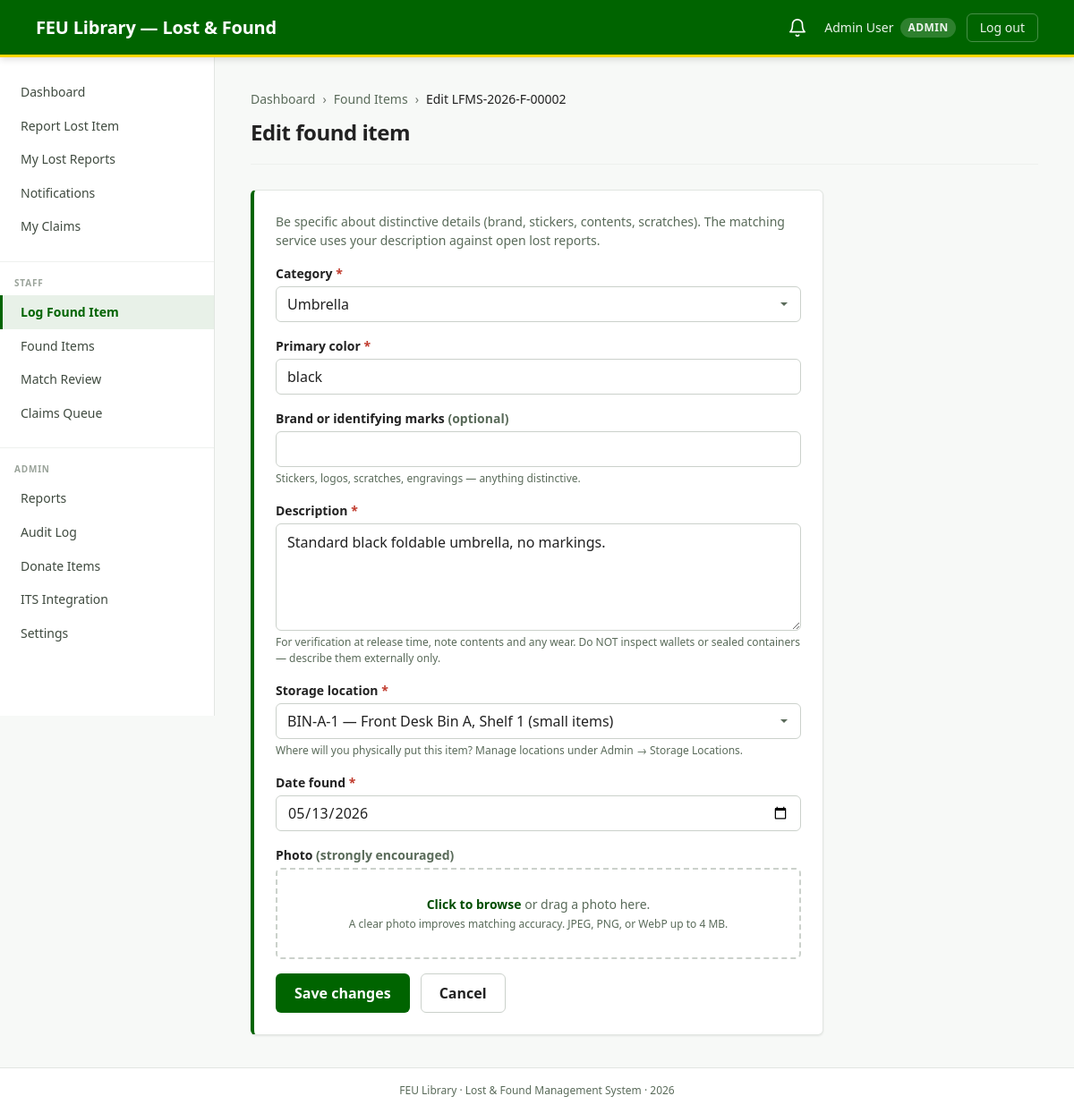
The page /index.php?p=found.new&id=2 (signed in) on the database its author committed.
### tables this page shows
CREATE TABLE accounts (
  id              INT UNSIGNED       NOT NULL AUTO_INCREMENT,
  role            ENUM('user','staff','admin') NOT NULL,
  user_type       ENUM('student','faculty')    NULL,             
  full_name       VARCHAR(150)       NOT NULL,
  id_number       VARCHAR(50)        NOT NULL,                   
  email           VARCHAR(255)       NOT NULL,
  password_hash   VARCHAR(255)       NOT NULL,                   
  is_active       TINYINT(1)         NOT NULL DEFAULT 1,
  created_at      DATETIME           NOT NULL DEFAULT CURRENT_TIMESTAMP,
  updated_at      DATETIME           NOT NULL DEFAULT CURRENT_TIMESTAMP
                                              ON UPDATE CURRENT_TIMESTAMP,
  PRIMARY KEY (id),
  UNIQUE KEY uq_accounts_email     (email),
  UNIQUE KEY uq_accounts_id_number (id_number),
  KEY idx_accounts_role            (role)
);

CREATE TABLE found_reports (
  id                       INT UNSIGNED       NOT NULL AUTO_INCREMENT,
  ref_number               VARCHAR(30)        NOT NULL,
  finder_account_id        INT UNSIGNED       NOT NULL,          
  category                 VARCHAR(50)        NOT NULL,
  color                    VARCHAR(50)        NOT NULL,
  brand                    VARCHAR(100)       NULL,
  description              TEXT               NOT NULL,
  storage_location_id      INT UNSIGNED       NOT NULL,
  date_found               DATE               NOT NULL,
  status                   ENUM('open','matched','claimed','released','expired','donated')
                                              NOT NULL DEFAULT 'open',
  created_at               DATETIME           NOT NULL DEFAULT CURRENT_TIMESTAMP,
  updated_at               DATETIME           NOT NULL DEFAULT CURRENT_TIMESTAMP
                                                       ON UPDATE CURRENT_TIMESTAMP,
  PRIMARY KEY (id),
  UNIQUE KEY uq_found_ref (ref_number),
  KEY idx_found_finder    (finder_account_id),
  KEY idx_found_storage   (storage_location_id),
  KEY idx_found_status    (status),
  KEY idx_found_category  (category),
  CONSTRAINT fk_found_finder
    FOREIGN KEY (finder_account_id)   REFERENCES accounts(id)          ON DELETE RESTRICT,
  CONSTRAINT fk_found_storage
    FOREIGN KEY (storage_location_id) REFERENCES storage_locations(id) ON DELETE RESTRICT
);

CREATE TABLE storage_locations (
  id              INT UNSIGNED       NOT NULL AUTO_INCREMENT,
  code            VARCHAR(20)        NOT NULL,                   
  description     VARCHAR(255)       NOT NULL,
  is_active       TINYINT(1)         NOT NULL DEFAULT 1,
  created_at      DATETIME           NOT NULL DEFAULT CURRENT_TIMESTAMP,
  updated_at      DATETIME           NOT NULL DEFAULT CURRENT_TIMESTAMP
                                              ON UPDATE CURRENT_TIMESTAMP,
  PRIMARY KEY (id),
  UNIQUE KEY uq_storage_code (code)
);

### pages/found.new.php (the view, shortened to what the rows shown need)
<?php
$categories  = item_categories();
$locations    = q_all(
    'SELECT id, code, description FROM storage_locations WHERE is_active = 1 ORDER BY code'
);
$location_ids = array_map('strval', array_column($locations, 'id'));
$edit_id  = (int) ($_GET['id'] ?? $_POST['id'] ?? 0);
$is_edit  = $edit_id > 0;
$existing = null;
if ($is_edit) {
    $existing = q_one('SELECT * FROM found_reports WHERE id = ? LIMIT 1', [$edit_id]);
}
$errors = flash_get('errors') ?: [];
$old    = flash_get('old')    ?: [];
if ($is_edit && !$old) {
    $old = [
        'category'            => $existing['category'],
        'color'               => $existing['color'],
        'brand'               => $existing['brand'] ?? '',
        'description'         => $existing['description'],
        'storage_location_id' => (string) $existing['storage_location_id'],
        'date_found'          => $existing['date_found'],
    ];
}
$page_title   = $is_edit ? 'Edit found item' : 'Log a found item';
layout_open($page_title);
?>
<div class="card" style="max-width: var(--max-width-form);">
  <form method="POST"
        action="<?= e(url('/index.php?p=found.new' . ($is_edit ? '&id=' . $edit_id : ''))) ?>"
        enctype="multipart/form-data"
        data-validate
        novalidate>
    <div class="field<?= isset($errors['category']) ? ' field-error' : '' ?>">
      <label class="field-label field-label-required" for="category">Category</label>
      <select id="category" name="category" class="field-select"
              data-rule="required|enum:<?= e(implode(',', array_keys($categories))) ?>"
              required<?= field_aria('category', $errors) ?>>
        <?php foreach ($categories as $value => $label): ?>
          <option value="<?= e($value) ?>"<?= ($old['category'] ?? '') === $value ? ' selected' : '' ?>>
            <?= e($label) ?>
          </option>
        <?php endforeach; ?>
      </select>
    </div>
    <div class="field<?= isset($errors['color']) ? ' field-error' : '' ?>">
      <label class="field-label field-label-required" for="color">Primary color</label>
      <input type="text" id="color" name="color" class="field-input"
             value="<?= e($old['color'] ?? '') ?>"
             data-rule="required|max:50" required maxlength="50"<?= field_aria('color', $errors) ?>>
    </div>
    <div class="field<?= isset($errors['description']) ? ' field-error' : '' ?>">
      <label class="field-label field-label-required" for="description">Description</label>
      <textarea id="description" name="description" class="field-textarea"
                data-rule="required|min:10|max:1000" required maxlength="1000"
                rows="4"
                placeholder="What's inside? What does it look like? What condition is it in?"<?= field_aria('description', $errors) ?>><?= e($old['description'] ?? '') ?></textarea>
      <p class="field-helper">For verification at release time, note contents and any wear. Do NOT inspect wallets or sealed containers &mdash; describe them externally only.</p>
    </div>
    <div class="field<?= isset($errors['storage_location_id']) ? ' field-error' : '' ?>">
      <label class="field-label field-label-required" for="storage_location_id">Storage location</label>
      <select id="storage_location_id" name="storage_location_id" class="field-select"
              data-rule="required|enum:<?= e(implode(',', $location_ids) ?: '0') ?>"
              required <?= !$locations ? 'disabled' : '' ?><?= field_aria('storage_location_id', $errors) ?>>
        <?php foreach ($locations as $loc): ?>
          <option value="<?= e((string) $loc['id']) ?>"
                  <?= ($old['storage_location_id'] ?? '') === (string) $loc['id'] ? 'selected' : '' ?>>
            <?= e((string) $loc['code']) ?> &mdash; <?= e((string) $loc['description']) ?>
          </option>
        <?php endforeach; ?>
      </select>
      <p class="field-helper">Where will you physically put this item? Manage locations under Admin &rarr; Storage Locations.</p>
    </div>
    <div class="field<?= isset($errors['date_found']) ? ' field-error' : '' ?>">
      <label class="field-label field-label-required" for="date_found">Date found</label>
      <input type="date" id="date_found" name="date_found" class="field-input"
             value="<?= e($old['date_found'] ?? date('Y-m-d')) ?>"
             max="<?= e(date('Y-m-d')) ?>"
             min="<?= e(date('Y-m-d', strtotime('-1 year'))) ?>"
             data-rule="required|date" required<?= field_aria('date_found', $errors) ?>>
    </div>
  </form>
</div>

### partials/header.php (shortened to what the rows shown need)
<?php
$user = current_user();
$role_label = strtoupper((string) ($user['role'] ?? ''));
?>
<header class="app-header" role="banner">
  <div class="app-header-tools">
    <div class="app-header-user">
      <span><?= e($user['full_name']) ?></span>
      <span class="role-pill"><?= e($role_label) ?></span>
    </div>
  </div>
</header>

### rows shown on the page
accounts: full_name "Admin User", role "ADMIN"
found_reports: category "Umbrella", color "black", description "Standard black foldable umbrella, no markings.", storage_location_id "BIN-A-1 — Front Desk Bin A, Shelf 1 (small items)", date_found "05/13/2026"

### other values the page prints
$item['label'] "Dashboard"
$item['label'] "Report Lost Item"
$item['label'] "My Lost Reports"
$item['label'] "Notifications"
$item['label'] "My Claims"
$item['label'] "STAFF"
$item['label'] "Log Found Item"
$item['label'] "Found Items"
$item['label'] "Match Review"
$item['label'] "Claims Queue"
$item['label'] "ADMIN"
$item['label'] "Reports"
$item['label'] "Audit Log"
$item['label'] "Donate Items"
$item['label'] "ITS Integration"
